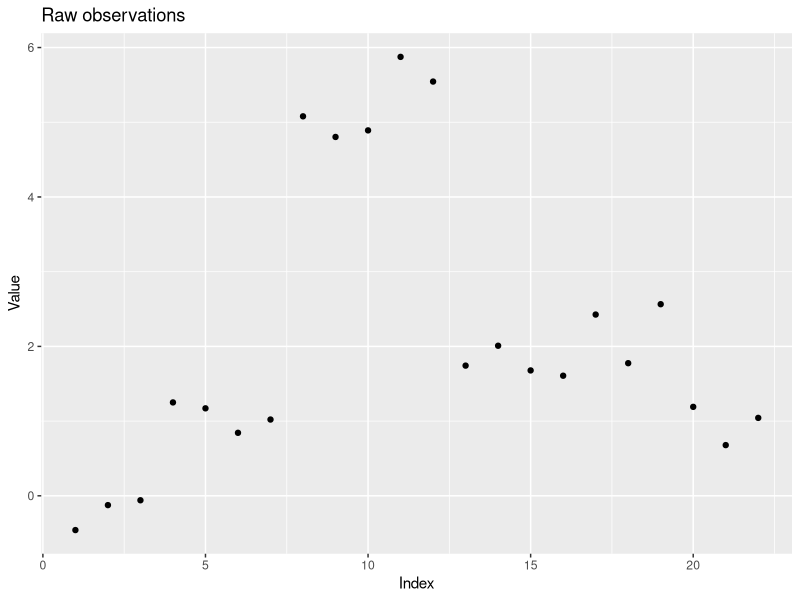

Generate this figure with R:
### Author: Eric Kalosa-Kenyon
### STA 243 Hw2 - Genetic algorithms and simulated annealing

##### BEGIN: Genetic algorithm

### Purpose of this algorithm
#   The goal of this program is to find an optimal solution for a piecewise
#   constant regression problem. The method used is genetic algorithms.
#   Chromosomes are binary representations of the presense or absense of
#   discontinuities in the fitted piecewise constant regression.

### Pseudocode overview
# Generate observations used for regression
# Parameterize algorithm
# Initialize random population
# Until convergence
#   Calculate fitness in current generation
#   Mate individuals proportional to fitness
# Plot result

### BEGIN: Code
rm(list=ls())

## Imports
library("ggplot2")

## Subroutines
random_chromosome = function(num_genes, nucleobases=c(0,1)){
    # Generates a chromosome
    #   lenght of chromosome is (num_genes)
    #   each element of the chromosome is an element of (nucleobases)
    x = sample(nucleobases, num_genes, replace=TRUE)
    x = paste(x, collapse='')
    return(x)
}

## Generate observations
# TODO: replace simple raw data with the generator given in the homework
raw = c(0,0,0,1,1,1,1,5,5,5,6,6,2,2,2,2,2,2,3,1,1,1)
sd = 0.3
N = length(raw)
raw = raw + rnorm(N, sd=sd)

# Plot the generated data
raw_df = data.frame(y=raw, x=1:length(raw))
plt1 = ggplot(raw_df, aes(x=x, y=y)) +
    geom_point() +
    xlab("Index") + ylab("Value") +
    ggtitle("Raw observations")

## Parameterize algoritm and initialize major objects
pop_col_names = c("Chromosome", "Loss", "Generation")
pop = data.frame(matrix(ncol = 3, nrow = 0))   # Holds all individuals
colnames(pop) = pop_col_names
K = 50  # Number of chromosomes in each generation
G = 10  # Maximum number of generations

## Initialize first generation
g = 1
for(i in 1:K){
    x = random_chromosome(num_genes=N-1) # returns string of 1s and 0s
    individual = c(x, NA, g)
    pop[dim(pop)[1]+1,] = individual
}

##### END: Genetic algorithm

### NOTES:

# stopifnot(a==b) # R's version of assert

# # Given function in hw handout, used for evaluating fitness
# truefunction<-function(x){
#     t <- c(0.1, 0.13, 0.15, 0.23, 0.25, 0.4, 0.44, 0.65, 0.76, 0.78, 0.81)
#     h <- c(4, -5, 3, -4, 5, -4.2, 2.1, 4.3, -3.1, 2.1, -4.2)
#     temp <- 0
#     for(i in 1:11) {
#         temp <- temp + h[i]/2 * (1 + sign(x - t[i]))
#     }
#     return(temp)
# }
# n<-512
# x<-(0:(n-1))/n
# f<-truefunction(x)
# set.seed(0401)
# y<-f+rnorm(f)/3
# plot(x,y)
# lines(x,f)

# enc_chromosome = function(x){
#     # Encode the string of 1's and 0's into an integer
#     return(strtoi(x, base=2))
# }

# dec_chromosome = function(x){
#     # Decode the integer into a string of 1's and 0's
#     return(paste(as.integer(intToBits(x)), collapse=''))
# }

